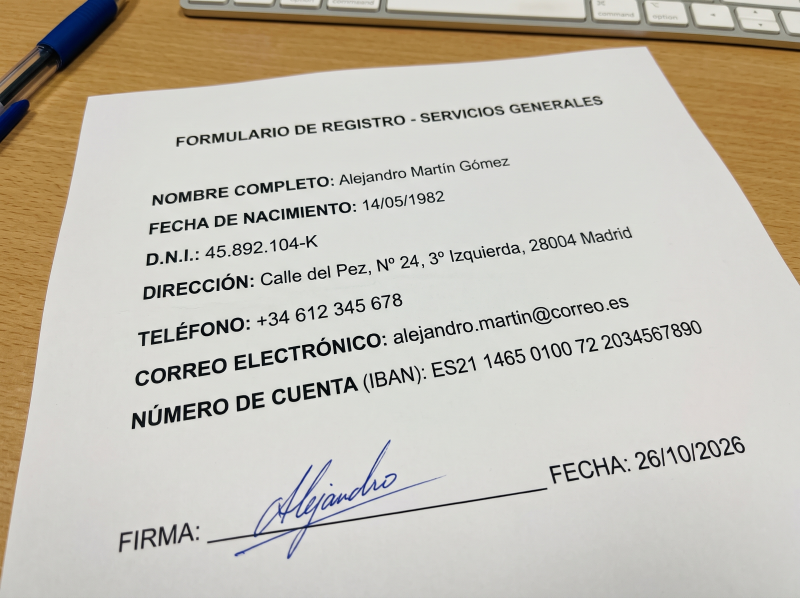
#> input picture data/samples/fotos/formulario_inclinado.jpg, 2400 x 1792 px (shown at 1/3 size)
$ python -i ajustes.py   (imports and definitions only)
#> lines starting #> are read from the running program, lines starting #| are printed output that depends on the picture
"""Lo que se intenta antes de dar una pagina por ilegible.

Una foto de movil o un escaneo con la hoja torcida se leen bien una vez
corregidos.  Tres ajustes, que se prueban solo cuando la pagina, girada en
multiplos de 90 grados, sigue sin leerse:

* inclinacion: el angulo de las lineas del documento (Hough sobre los bordes),
  si es de unos grados;
* perspectiva: la hoja, recortada del fondo (la mesa, un teclado) y llevada a
  un rectangulo;
* invertida: texto claro sobre fondo oscuro (carnets, tarjetas).  La inversion
  es solo PARA LEER: las barras se pintan sobre la imagen original.

Cada ajuste geometrico es una matriz 3x3 de la imagen (ya girada) a la imagen
de trabajo.  Se trabaja en ese espacio y lo tapado se devuelve a la imagen
original con la matriz inversa (`deshacer`).
"""
from __future__ import annotations

from dataclasses import dataclass, field

import cv2
import numpy as np
from PIL import Image, ImageOps

# Inclinacion que merece la pena corregir: por debajo el OCR la tolera, por
# encima de 20 grados ya no es una hoja torcida sino otra cosa.
_INCLINACION_MIN, _INCLINACION_MAX = 0.7, 20.0
# Una hoja girada mucho (45 grados): solo se busca si no hay inclinacion pequeña.
_GIRO_GRANDE_MAX = 45.0
# La hoja tiene que ocupar una parte razonable de la foto, y no toda.
_HOJA_MIN, _HOJA_MAX = 0.15, 0.95
# Mediana de luminosidad por debajo de la cual se prueba invertir.
_OSCURA = 110


@dataclass(frozen=True)
class Ajuste:
    tipo: str                                   # "inclinacion", "perspectiva", "invertida"...
    matriz: np.ndarray | None = None            # imagen girada -> imagen de trabajo
    tamaño: tuple[int, int] | None = None       # (ancho, alto) de la imagen de trabajo
    invertir: bool = False                      # leer con los colores invertidos
    detalle: dict = field(default_factory=dict, compare=False)


# [8 lines left out: function aplicar, not called in this run]


def para_leer(imagen: Image.Image, ajuste: Ajuste | None) -> Image.Image:
    return ImageOps.invert(imagen.convert("RGB")) if ajuste is not None and ajuste.invertir else imagen


# [31 lines left out: functions deshacer, region_de_trabajo, not called in this run]


def inclinacion(gris: np.ndarray) -> float:
    """Angulo de las lineas del documento, en grados (positivo: antihorario)."""
    bordes = cv2.Canny(gris, 50, 150)
    lineas = cv2.HoughLinesP(bordes, 1, np.pi / 720, 150,
                             minLineLength=max(40, gris.shape[1] // 10), maxLineGap=20)
    if lineas is None:
        return 0.0
    angulos = [np.degrees(np.arctan2(y2 - y1, x2 - x1)) for x1, y1, x2, y2 in lineas[:, 0]]
    angulos = [a for a in angulos if abs(a) < _INCLINACION_MAX + 5]
    return float(np.median(angulos)) if len(angulos) >= 3 else 0.0


# [31 lines left out: functions inclinacion_cualquiera, con_giro, not called in this run]


def _rotacion(ancho: int, alto: int, grados: float) -> tuple[np.ndarray, tuple[int, int]]:
    """Matriz que endereza una inclinacion de *grados*, con el lienzo ampliado."""
    m = cv2.getRotationMatrix2D((ancho / 2, alto / 2), grados, 1.0)
    cos, sen = abs(m[0, 0]), abs(m[0, 1])
    nuevo = (int(alto * sen + ancho * cos), int(alto * cos + ancho * sen))
    m[0, 2] += nuevo[0] / 2 - ancho / 2
    m[1, 2] += nuevo[1] / 2 - alto / 2
    return np.vstack([m, [0, 0, 1]]), nuevo


def hoja(rgb: np.ndarray) -> tuple[np.ndarray, tuple[int, int]] | None:
    """La hoja recortada del fondo y llevada a un rectangulo: (matriz, tamaño)."""
    gris = cv2.cvtColor(rgb, cv2.COLOR_RGB2GRAY)
    suave = cv2.GaussianBlur(gris, (9, 9), 0)
    candidatos = []
    for binaria in (cv2.threshold(suave, 0, 255, cv2.THRESH_BINARY + cv2.THRESH_OTSU)[1],
                    cv2.dilate(cv2.Canny(suave, 30, 100), np.ones((5, 5), np.uint8))):
        contornos, _ = cv2.findContours(binaria, cv2.RETR_EXTERNAL, cv2.CHAIN_APPROX_SIMPLE)
        candidatos += contornos
    area_total = gris.shape[0] * gris.shape[1]
    mejor = None
    for c in sorted(candidatos, key=cv2.contourArea, reverse=True)[:6]:
        area = cv2.contourArea(c)
        if not (_HOJA_MIN * area_total <= area <= _HOJA_MAX * area_total):
            continue
        aprox = cv2.approxPolyDP(cv2.convexHull(c), 0.02 * cv2.arcLength(c, True), True)
        if len(aprox) == 4:
            mejor = aprox.reshape(4, 2).astype(np.float32)
            break
    if mejor is None:
        return None
    s, d = mejor.sum(1), np.diff(mejor, axis=1).ravel()
    orden = np.array([mejor[s.argmin()], mejor[d.argmin()], mejor[s.argmax()], mejor[d.argmax()]])
    ancho = int(max(np.linalg.norm(orden[0] - orden[1]), np.linalg.norm(orden[3] - orden[2])))
    alto = int(max(np.linalg.norm(orden[0] - orden[3]), np.linalg.norm(orden[1] - orden[2])))
    if ancho < 50 or alto < 50:
        return None
    destino = np.float32([[0, 0], [ancho, 0], [ancho, alto], [0, alto]])
    return cv2.getPerspectiveTransform(orden, destino).astype(float), (ancho, alto)


def _con_tope(m: np.ndarray, tamaño: tuple[int, int]) -> tuple[np.ndarray, tuple[int, int]]:
    """La imagen de trabajo no pasa del tope de megapixeles del OCR: enderezar
    amplia el lienzo, y con el motor de layout cargado una pagina mayor agota la
    memoria de la GPU.  Es el mismo tope que el de las paginas."""
    from app.core.config import settings

    tope = settings.ocr_max_megapixels * 1e6
    area = tamaño[0] * tamaño[1]
    if tope <= 0 or area <= tope:
        return m, tamaño
    k = (tope / area) ** 0.5
    return np.diag([k, k, 1.0]) @ m, (int(tamaño[0] * k), int(tamaño[1] * k))


#: Inclinacion que puede quedar tras un ajuste geometrico.  Mas, y las barras
#: (rectas en el espacio de trabajo) caerian torcidas sobre el texto real: un
#: recorte de hoja mal detectado (la hoja con su sombra, un trozo de mesa) deja
#: el texto inclinado y se descarta.
_INCLINACION_RESIDUAL_MAX = 2.0


def _queda_derecho(gris: np.ndarray, m: np.ndarray, tamaño: tuple[int, int]) -> bool:
    trabajo = cv2.warpPerspective(gris, m, tamaño, flags=cv2.INTER_LINEAR, borderValue=255)
    return abs(inclinacion(trabajo)) <= _INCLINACION_RESIDUAL_MAX


def candidatos(imagen: Image.Image) -> list[Ajuste]:
    """Los ajustes que merece la pena probar en esta imagen, por orden."""
    rgb = np.asarray(imagen.convert("RGB"))
    gris = cv2.cvtColor(rgb, cv2.COLOR_RGB2GRAY)
    oscura = float(np.median(gris)) < _OSCURA
    salida: list[Ajuste] = []
    recorte = hoja(rgb)
    if recorte is not None:
        m, tamaño = _con_tope(*recorte)
        if _queda_derecho(gris, m, tamaño):
            salida.append(Ajuste("perspectiva", m, tamaño, invertir=oscura))
    grados = inclinacion(gris)
    if abs(grados) < _INCLINACION_MIN:
        # Sin inclinacion pequeña: quiza la hoja esta muy girada (45 grados).
        grande = inclinacion_cualquiera(gris)
        if _INCLINACION_MAX < abs(grande) <= _GIRO_GRANDE_MAX:
            grados = grande
    if _INCLINACION_MIN <= abs(grados) <= _GIRO_GRANDE_MAX:
        m, tamaño = _con_tope(*_rotacion(imagen.width, imagen.height, grados))
        if _queda_derecho(gris, m, tamaño):
            salida.append(Ajuste("inclinacion", m, tamaño, invertir=oscura,
                                 detalle={"grados": round(grados, 1)}))
    if oscura:
        salida.append(Ajuste("invertida", invertir=True))
    return salida

>>> from PIL import Image
>>> picture = Image.open('../../../data/samples/fotos/formulario_inclinado.jpg')
#> picture is the input picture: PIL image 2400x1792 RGB; mean R, G, B 196, 190.2, 178.3
>>> result = candidatos(picture)
#> in candidatos, `gris = cv2.cvtColor(rgb, cv2.COLOR_RGB2GRAY)`:
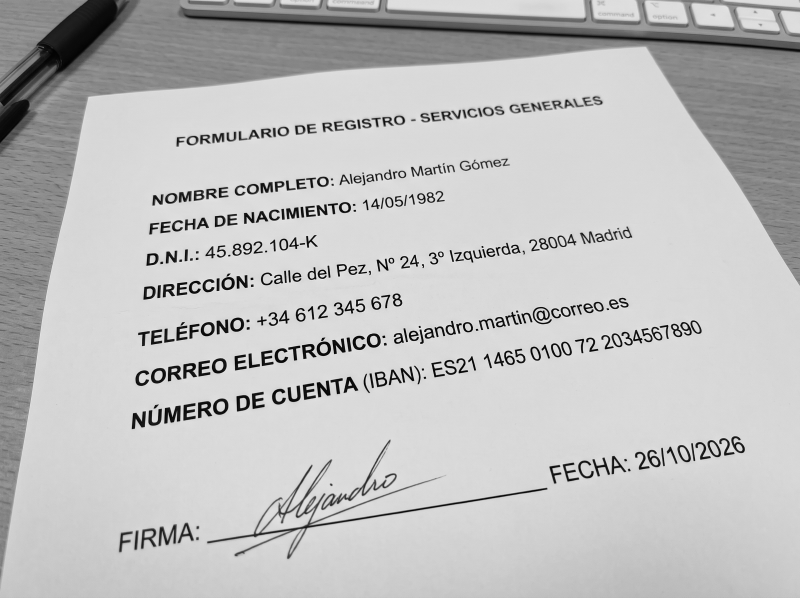
#> gris: shape (1792, 2400) (shown at 1/3 size); min 0, max 254, mean 190.6
#> in candidatos, `oscura = float(np.median(gris)) < _OSCURA`: oscura = False
#> the loop in hoja, `for binaria in (cv2.threshold(suave, 0, 255, cv2.THRESH_BINARY + cv2.T..` made 2 passes
#> the loop in hoja, `for c in sorted(candidatos, key=cv2.contourArea, reverse=True)[:6]:` made 6 passes
#> area on passes 1 to 6: 3459993.5, 46232.5, 24361.5, 19128, 16178, 11864
#> in inclinacion, `bordes = cv2.Canny(gris, 50, 150)`:
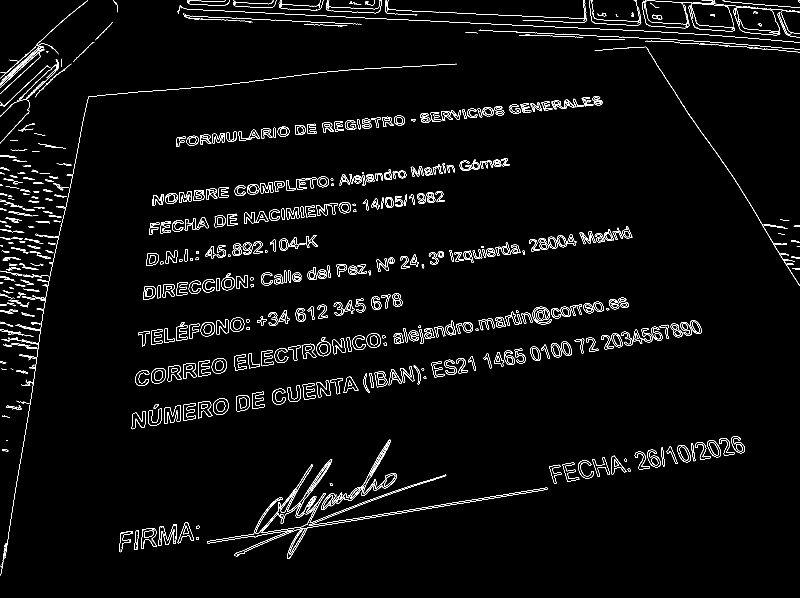
#> bordes: shape (1792, 2400) (shown at 1/3 size); 2.1% white in thin lines or dots
#> in inclinacion, `lineas = cv2.HoughLinesP(bordes, 1, np.pi / 720, 150, minLineLength=ma..`: lineas = 94 rows, first 6: [1264, 61, 2034, 98], [566, 28, 1803, 87], [562, 0, 1526, 46], [552, 47, 1084, 73], [627, 1629, 1625, 1471], [731, 1607, 1641, 1463]
#> in inclinacion, `angulos = [np.degrees(np.arctan2(y2 - y1, x2 - x1)) for x1, y1, x2, y2..`: angulos = 94 values, max 57.02 at index 54, min -80.89 at index 20, mean -7.33
#> in inclinacion, `angulos = [a for a in angulos if abs(a) < _INCLINACION_MAX + 5]`: angulos = 91 values, max 4.72 at index 79, min -10.01 at index 34, mean -6.43
#> in candidatos, `grados = inclinacion(gris)`: grados = -6.94
#> in _rotacion, `m = cv2.getRotationMatrix2D((ancho / 2, alto / 2), grados, 1.0)`: m = [[0.993, -0.121, 117.1], [0.121, 0.993, -138.5]]
#> in _rotacion, `cos, sen = abs(m[0, 0]), abs(m[0, 1])`: cos = 0.993; sen = 0.121
#> in _rotacion, `nuevo = (int(alto * sen + ancho * cos), int(alto * cos + ancho * sen))`: nuevo = (2599, 2069)
#> (the run stopped early here; a loop or call above may not have finished)
